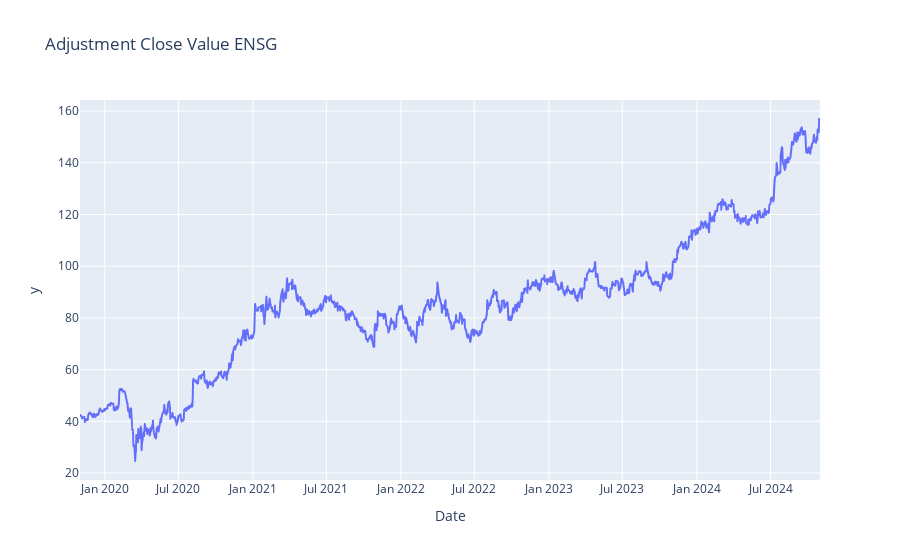

Source (notebook cell):
### Code cell
#data by day in period of 5y Adjusted
fig_adj = px.line(df_ensign, x=df_ensign.index, y=df_ensign['Adj Close'].values.squeeze(), title='Adjustment Close Value ENSG')
fig_adj.show()

### Figure 1 — Plotly figure (JSON) as saved in the notebook; plotly's stock layout.template omitted (floating-point values rounded to 4 significant figures; data arrays with more than 128 entries replaced by an {"elided": "..."} marker saying what was removed)
{"data": [{"hovertemplate": "Date=%{x}<br>y=%{y}<extra></extra>", "legendgroup": "", "line": {"color": "#636efa", "dash": "solid"}, "marker": {"symbol": "circle"}, "mode": "lines", "name": "", "showlegend": false, "type": "scattergl", "x": {"elided": "1258 str values"}, "xaxis": "x", "y": {"elided": "1258 float values"}, "yaxis": "y"}], "layout": {"autosize": true, "legend": {"tracegroupgap": 0}, "title": {"text": "Adjustment Close Value ENSG"}, "xaxis": {"anchor": "y", "autorange": true, "domain": [0, 1], "range": ["2019-11-01", "2024-10-31"], "title": {"text": "Date"}, "type": "date"}, "yaxis": {"anchor": "x", "autorange": true, "domain": [0, 1], "range": [17.32, 164.3], "title": {"text": "y"}, "type": "linear"}}}
